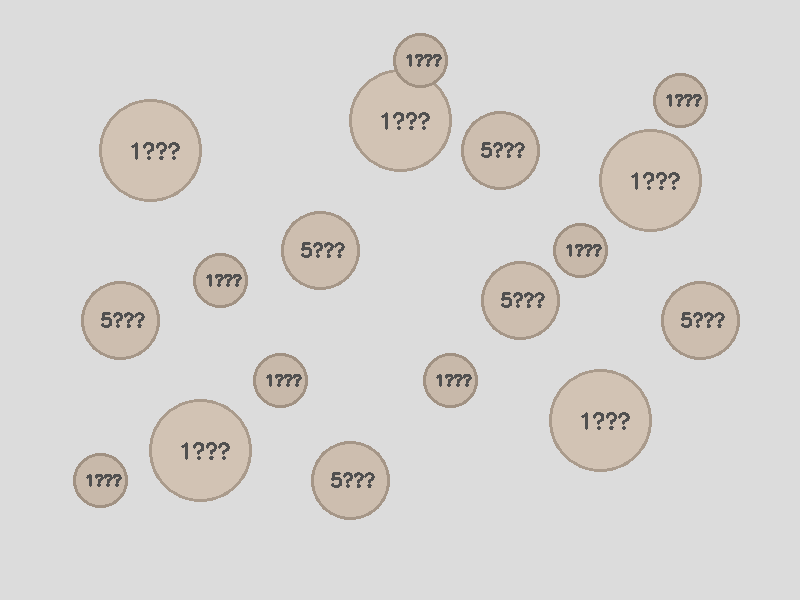
//> input picture images/q02_test.png, 800 x 600 px
$ ./main   (built with g++ and OpenCV 4)
//> lines starting //> are read from the running program, lines starting //| are printed output that depends on the picture; after the words box and inside, x2 and y2 are one past the last pixel; in counts of white or black regions, pixels touching at a corner belong together
// ============================================================
// 第二题：硬币检测与面值统计
//
// 思路：
//   1. 硬币是圆形的、比背景暗，直接用 HoughCircles 在灰度图上找圆。
//   2. 题目要求"自动判断尺寸分类，不能硬编码位置或数量"。所以半径
//      不用写死的阈值，而是把所有检出的半径丢进 k-means 聚成 3 类，
//      再按类中心的半径大小排序 —— 半径最大的是 1 元，中间是 5 角，
//      最小是 1 角。这样换一张图（硬币大小不同）也能自动适配。
//   3. 按 1 元=1.0、5 角=0.5、1 角=0.1 汇总总金额。
// ============================================================
#include <opencv2/opencv.hpp>
#include <iostream>
#include <vector>
#include <algorithm>

using namespace std;
using namespace cv;

int main(int argc, char** argv) {
    string inPath = (argc > 1) ? argv[1] : "images/q02_test.png";
    Mat img = imread(inPath);
//> img is the input picture: 600 rows x 800 cols, CV_8UC3; mean B, G, R 210.1, 212.6, 215.2
    if (img.empty()) {
        cerr << "无法读取图像: " << inPath << endl;
        return 1;
    }

    Mat gray0;
    cvtColor(img, gray0, COLOR_BGR2GRAY);
    Mat gray;
    // 轻度降噪，避免纹理干扰霍夫变换
    GaussianBlur(gray0, gray, Size(5, 5), 1.5);
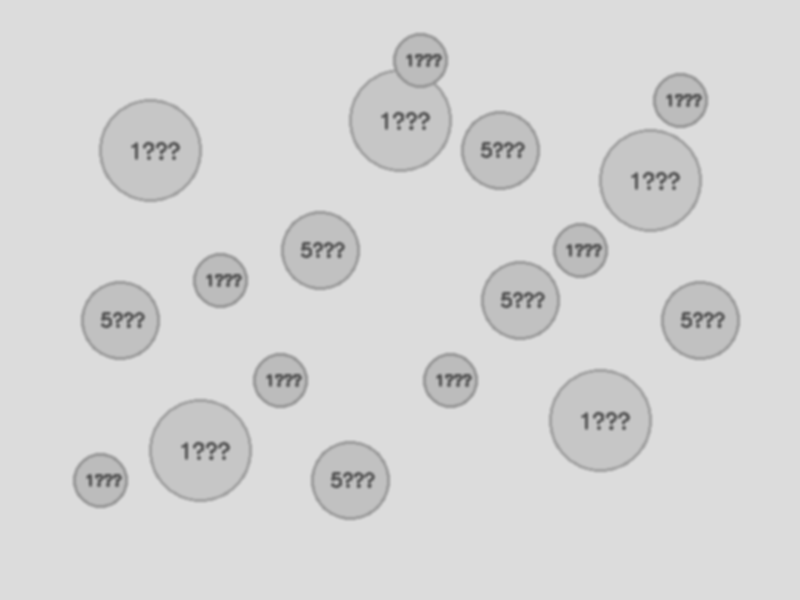
//> gray: 600 rows x 800 cols, CV_8UC1; min 89, max 220, mean 213.2

    // ---------- 1. 霍夫圆检测 ----------
    vector<Vec3f> circles;
    HoughCircles(gray, circles, HOUGH_GRADIENT,
                 1,          // dp：累加器分辨率与原图一致
                 25,         // minDist：两枚硬币圆心的最小距离
                 100,        // param1：Canny 高阈值
                 30,         // param2：累加器阈值，越小检出越多
                 15,         // minRadius
                 70);        // maxRadius
//> circles = 18 circles (x, y, radius), first 12: [150.5, 149.5, 51.6], [200.5, 449.5, 51.6], [600.5, 419.5, 51.6], [650.5, 179.5, 51.6], [400.5, 119.5, 48.1], [120.5, 320.5, 35.9], [320.5, 250.5, 35.9], [350.5, 480.5, 35.9], [500.5, 150.5, 35.9], [520.5, 300.5, 35.9], [700.5, 320.5, 35.9], [100.5, 480.5, 23.6]

    if (circles.empty()) {
        cerr << "没有检测到硬币" << endl;
        return 2;
    }

    // ---------- 1.5 半径精修 ----------
    // 霍夫给出的半径是累加器的峰值位置，普遍偏小 2~3 像素（实测 1元
    // 币给 48~52，真值 50）。硬币是一块比背景暗的实心圆，所以离边界
    // 最远的点的距离变换值就是半径：在圆心附近取距离变换的峰值，既
    // 能把半径订正准确，也顺手把圆心挪到正中间。
    // 背景亮度取四条边的中位数（四边一定是背景），比 Otsu 稳：这枚
    // 硬币币面上有一半像素是深色花纹，Otsu 会把阈值切到花纹与币面之间，
    // 硬币内部被打出一堆洞，距离变换就只剩 2 像素了。
    vector<uchar> borderPix;
    for (int x = 0; x < gray0.cols; ++x) {
        borderPix.push_back(gray0.at<uchar>(0, x));
        borderPix.push_back(gray0.at<uchar>(gray0.rows - 1, x));
    }
//> after the loop, borderPix = 1600 values from 220 to 220
    for (int y = 0; y < gray0.rows; ++y) {
        borderPix.push_back(gray0.at<uchar>(y, 0));
        borderPix.push_back(gray0.at<uchar>(y, gray0.cols - 1));
    }
//> after the loop, borderPix = 2800 values from 220 to 220
    nth_element(borderPix.begin(), borderPix.begin() + borderPix.size() / 2, borderPix.end());
    int bgLevel = (int)borderPix[borderPix.size() / 2];
//> bgLevel = 220
    int cut = bgLevel - 20;
//> cut = 200

    Mat fg;
    threshold(gray0, fg, cut, 255, THRESH_BINARY_INV);
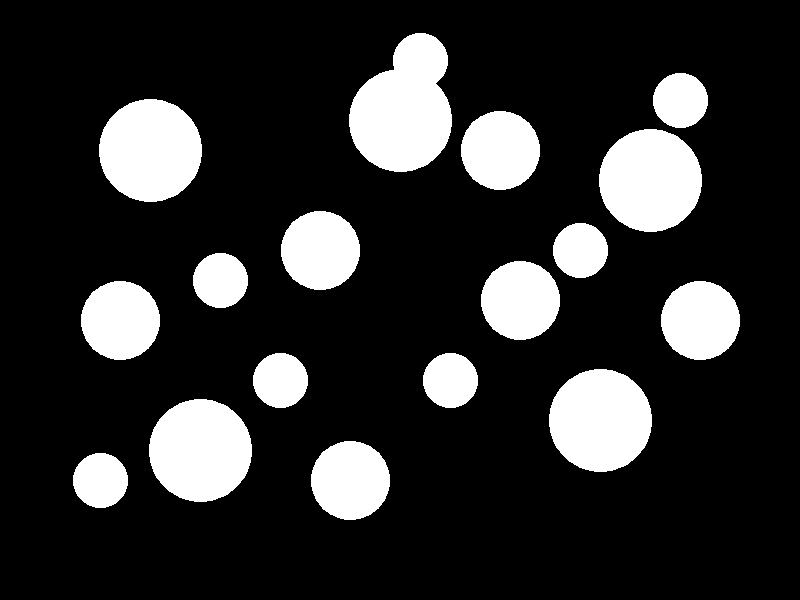
//> fg: 600 rows x 800 cols, CV_8UC1; 18.1% white; 17 white regions, largest, box (x1, y1, x2, y2) and area: (349, 33, 452, 172) 10217, (99, 99, 202, 202) 8319, (599, 129, 702, 232) 8319
    Mat dist;
    distanceTransform(fg, dist, DIST_L2, 5);
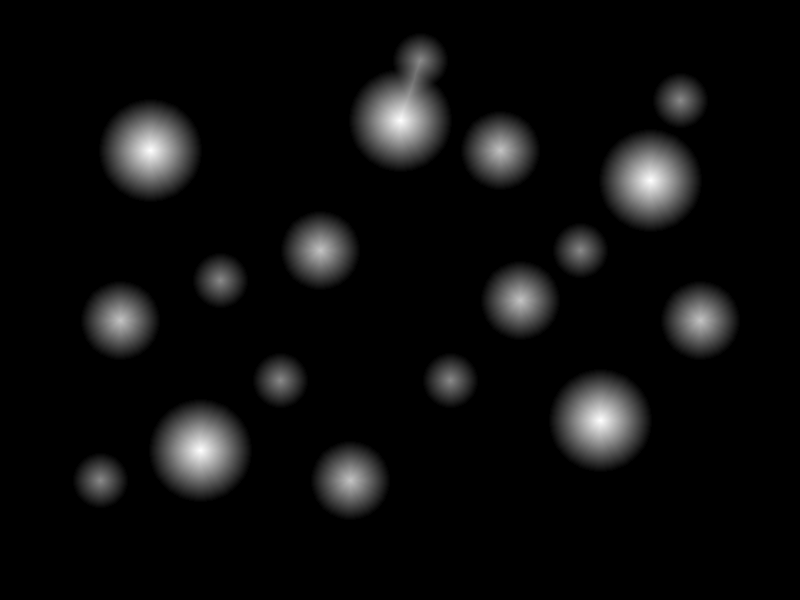
//> dist: 600 rows x 800 cols, CV_32FC1; min 0, max 50.53, mean 2.6; drawn with min black and max white

    for (size_t i = 0; i < circles.size(); ++i) {
        int cx = cvRound(circles[i][0]), cy = cvRound(circles[i][1]);
        int half = 4;
        int x0 = max(0, cx - half), y0 = max(0, cy - half);
        int x1 = min(dist.cols, cx + half + 1), y1 = min(dist.rows, cy + half + 1);
        Mat roi = dist(Rect(x0, y0, x1 - x0, y1 - y0));
        double dmn, dmx;
        Point loc;
        minMaxLoc(roi, &dmn, &dmx, NULL, &loc);
        if (dmx > 5) {
            circles[i][0] = (float)(x0 + loc.x);
            circles[i][1] = (float)(y0 + loc.y);
            circles[i][2] = (float)dmx;
        }
    }
//> this loop made 18 passes
//> (cx, cy, x0, y0, x1, y1) on passes 1 to 12: (150, 150, 146, 146, 155, 155), (200, 450, 196, 446, 205, 455), (600, 420, 596, 416, 605, 425), (650, 180, 646, 176, 655, 185), (400, 120, 396, 116, 405, 125), (120, 320, 116, 316, 125, 325), (320, 250, 316, 246, 325, 255), (350, 480, 346, 476, 355, 485), (500, 150, 496, 146, 505, 155), (520, 300, 516, 296, 525, 305), (700, 320, 696, 316, 705, 325), (100, 480, 96, 476, 105, 485)

    // ---------- 2. 用 k-means 把半径自动分成 3 档 ----------
    Mat samples((int)circles.size(), 1, CV_32F);
//> samples = 18 values from 0 to 0
    for (size_t i = 0; i < circles.size(); ++i)
        samples.at<float>((int)i, 0) = circles[i][2];
//> this loop made 18 passes

    Mat labels, centers;
    kmeans(samples, 3, labels,
           TermCriteria(TermCriteria::EPS + TermCriteria::COUNT, 100, 0.1),
           10, KMEANS_PP_CENTERS, centers);
//> labels = 18 values, max 2 at index 5, min 0 at index 11, mean 0.944; centers = [27.36, 50.53, 38.75]

    // 按类中心半径从小到大排序，建立 类编号 -> 面值 的映射
    vector<pair<float, int>> order;   // (中心半径, 原类号)
    for (int i = 0; i < 3; ++i)
        order.push_back({centers.at<float>(i, 0), i});
    sort(order.begin(), order.end());
//> order = 3 pairs: [27.36, 0], [38.75, 2], [50.53, 1]

    // 注意：putText 用的是 Hershey 字体，只有 ASCII 字形，中文传进去会
    // 原样画成一串问号。所以写进图里的标签一律用英文，控制台输出照旧
    // 用中文（终端能正常显示）。
    const char* names[3] = {"1 jiao", "5 jiao", "1 yuan"};
    const char* namesCN[3] = {"1角", "5角", "1元"};
    const double values[3] = {0.1, 0.5, 1.0};
    const Scalar colors[3] = {Scalar(255, 0, 0),     // 1角 - 蓝
                              Scalar(0, 200, 0),     // 5角 - 绿
                              Scalar(0, 0, 255)};    // 1元 - 红
    int classOf[3];
    for (int k = 0; k < 3; ++k) classOf[order[k].second] = k;  // 原类号 -> 档位

    int count[3] = {0, 0, 0};
    double total = 0.0;
    Mat out = img.clone();

    for (size_t i = 0; i < circles.size(); ++i) {
        Point center(cvRound(circles[i][0]), cvRound(circles[i][1]));
        int radius = cvRound(circles[i][2]);
        int k = classOf[labels.at<int>((int)i, 0)];

        ++count[k];
        total += values[k];

        circle(out, center, radius, colors[k], 2);
        circle(out, center, 2, colors[k], -1);
        putText(out, names[k], center + Point(-18, radius + 18),
                FONT_HERSHEY_SIMPLEX, 0.5, Scalar(0, 0, 0), 3, LINE_AA);
        putText(out, names[k], center + Point(-18, radius + 18),
                FONT_HERSHEY_SIMPLEX, 0.5, colors[k], 1, LINE_AA);
    }
//> this loop made 18 passes
//> (center, radius, k, count, total) on passes 1 to 12: (Point(150, 150), 51, 2, [0, 0, 1], 1), (Point(200, 450), 51, 2, [0, 0, 2], 2), (Point(600, 420), 51, 2, [0, 0, 3], 3), (Point(650, 180), 51, 2, [0, 0, 4], 4), (Point(400, 120), 51, 2, [0, 0, 5], 5), (Point(120, 320), 39, 1, [0, 1, 5], 5.5), (Point(320, 250), 39, 1, [0, 2, 5], 6), (Point(350, 480), 39, 1, [0, 3, 5], 6.5), (Point(500, 150), 39, 1, [0, 4, 5], 7), (Point(520, 300), 39, 1, [0, 5, 5], 7.5), (Point(700, 320), 39, 1, [0, 6, 5], 8), (Point(100, 480), 27, 0, [1, 6, 5], 8.1)
//> pass 1, `putText(out, names[k], center + Point(-18, radius + 18), FONT_HERSHEY_..`:
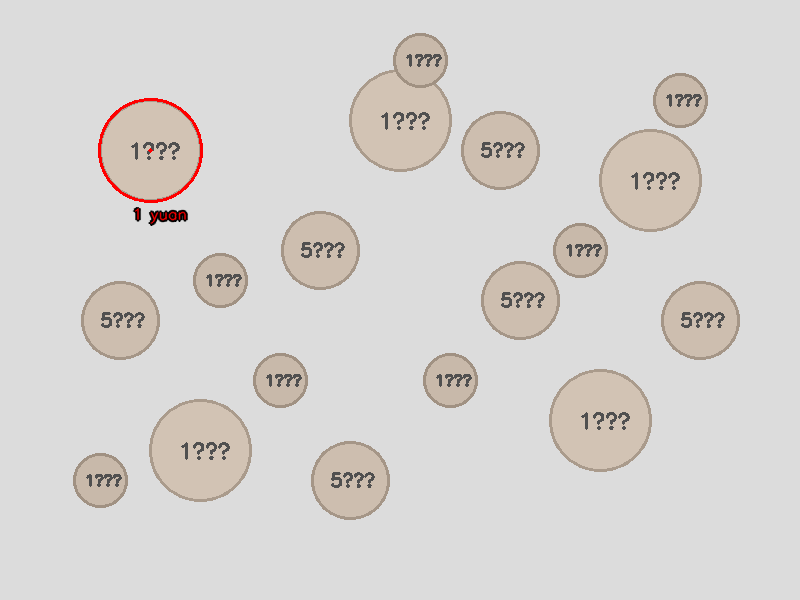
//> out: 600 rows x 800 cols, CV_8UC3; mean B, G, R 209.5, 212.1, 215.2
//> pass 2, `putText(out, names[k], center + Point(-18, radius + 18), FONT_HERSHEY_..`:
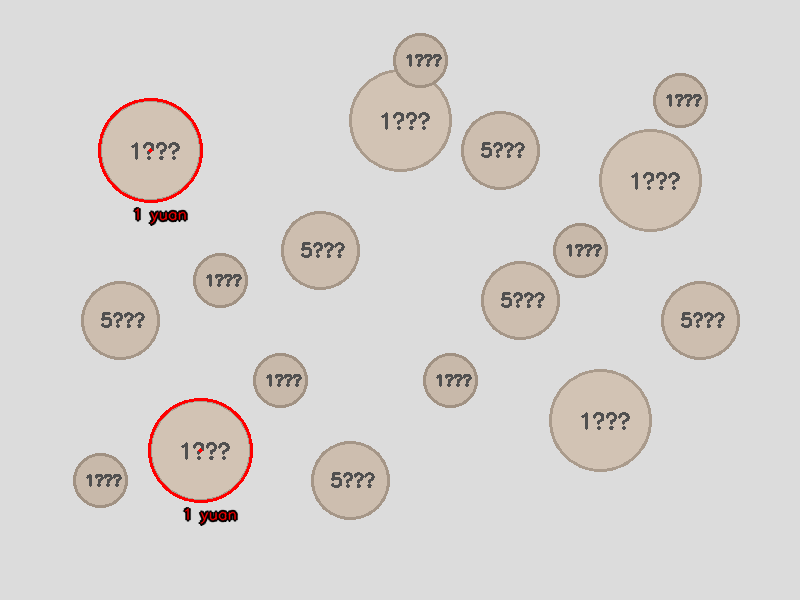
//> out: 600 rows x 800 cols, CV_8UC3; mean B, G, R 208.9, 211.5, 215.2
//> after the loop:
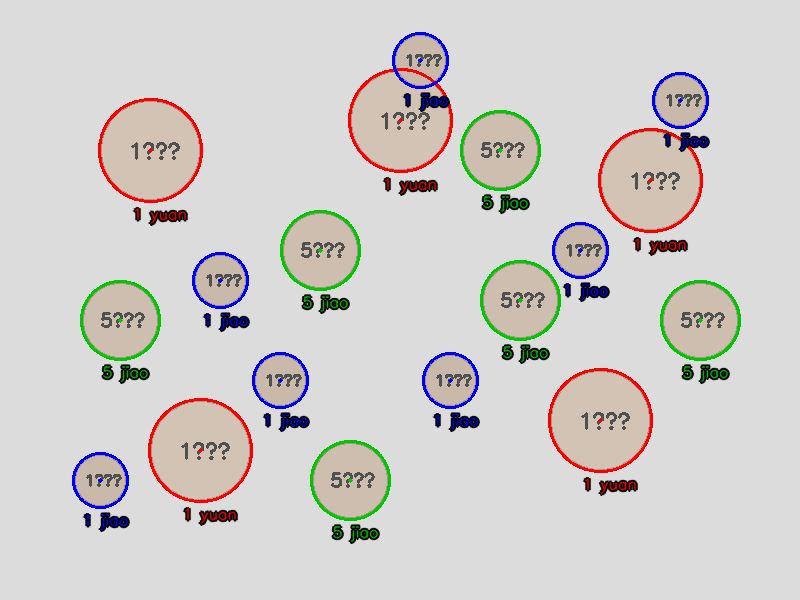
//> out: 600 rows x 800 cols, CV_8UC3; 4.29% of pixels changed, all inside (x1, y1, x2, y2) = (72, 32, 741, 545)
//> after the loop, total = 8.7

    // ---------- 3. 输出 ----------
    cout << "检出硬币总数: " << circles.size() << endl;
//| 检出硬币总数: 18
    for (int k = 2; k >= 0; --k)
        cout << namesCN[k] << ": " << count[k] << " 个（该档平均半径 "
             << (int)order[k].first << " px）" << endl;
//> this loop made 3 passes
//| 1元: 5 个（该档平均半径 50 px）
//| 5角: 6 个（该档平均半径 38 px）
//| 1角: 7 个（该档平均半径 27 px）
    cout << "总金额: " << fixed << setprecision(1) << total << " 元" << endl;
//| 总金额: 8.7 元

    // 图上的汇总行把"枚数"和"金额"分开写清楚：参考答案图上的
    // "Total:17" 是枚数（5+6+6），不是钱数，两个数字混在一行最容易看岔。
    char head[160];
    snprintf(head, sizeof(head), "count:%d (1y:%d 5j:%d 1j:%d)   money:%.1f yuan",
             (int)circles.size(), count[2], count[1], count[0], total);
    putText(out, head, Point(10, 28), FONT_HERSHEY_SIMPLEX, 0.6,
            Scalar(0, 0, 0), 3, LINE_AA);
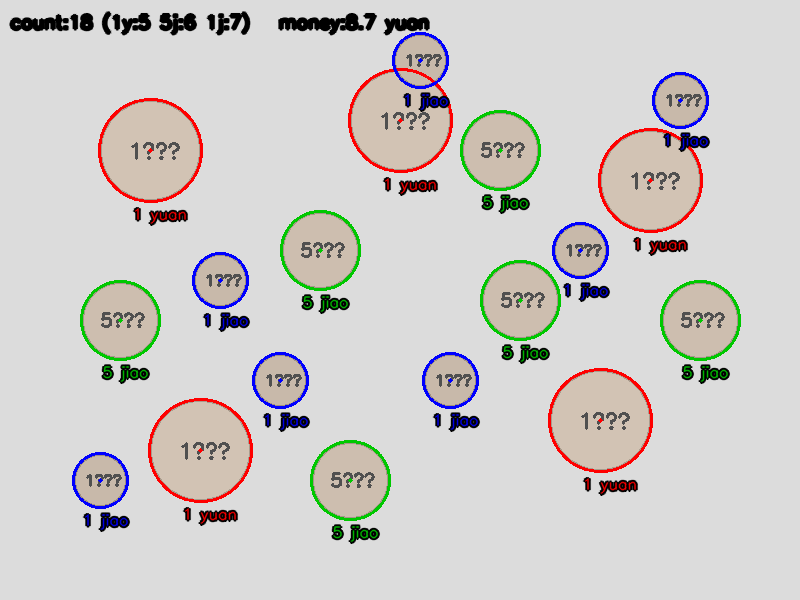
//> out: 600 rows x 800 cols, CV_8UC3; 1.13% of pixels changed, all inside (x1, y1, x2, y2) = (9, 11, 430, 36)
    putText(out, head, Point(10, 28), FONT_HERSHEY_SIMPLEX, 0.6,
            Scalar(0, 0, 0), 1, LINE_AA);
//> out: 600 rows x 800 cols, CV_8UC3; 13 pixels changed, all inside (x1, y1, x2, y2) = (20, 12, 386, 34)

    string outPath = (argc > 2) ? argv[2] : "q02_result.png";
    imwrite(outPath, out);
    cout << "结果图已保存: " << outPath << endl;
    return 0;
}

$ run again, with images/q01_test.png copied over images/q02_test.png
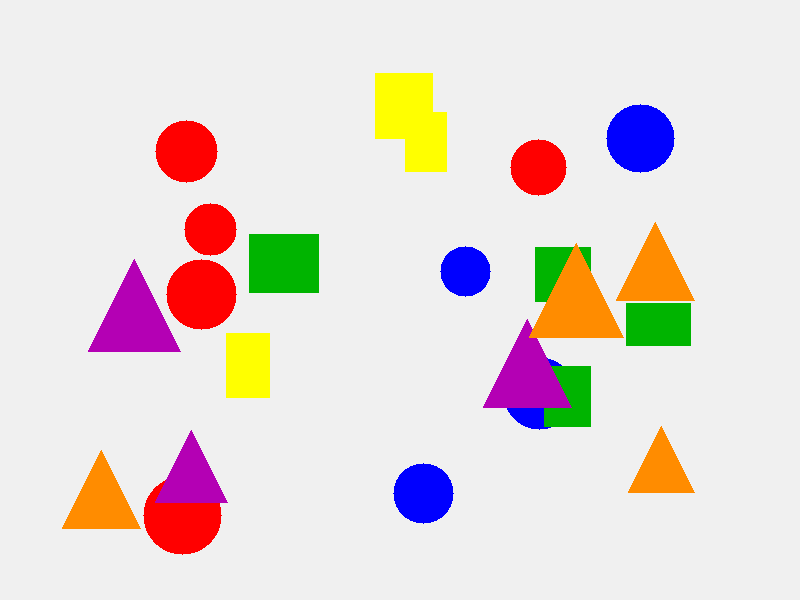
//> input picture images/q01_test.png, 800 x 600 px
//> img is the input picture: 600 rows x 800 cols, CV_8UC3; mean B, G, R 215.3, 218.7, 229.9
//> circles = 8 circles (x, y, radius): [640.5, 138.5, 33.8], [423.5, 493.5, 29.7], [185.5, 151.5, 30.5], [201.5, 294.5, 34.8], [181.5, 514.5, 39.5], [538.5, 167.5, 27.7], [465.5, 271.5, 24.6], [210.5, 229.5, 25.6]
//> after the loop `for (int x = 0; x < gray0.cols; ++x)`: borderPix = 1600 values from 240 to 240
//> after the loop `for (int y = 0; y < gray0.rows; ++y)`: borderPix = 2800 values from 240 to 240
//> bgLevel = 240
//> cut = 220
//> `threshold(gray0, fg, cut, 255, THRESH_BINARY_INV);`:
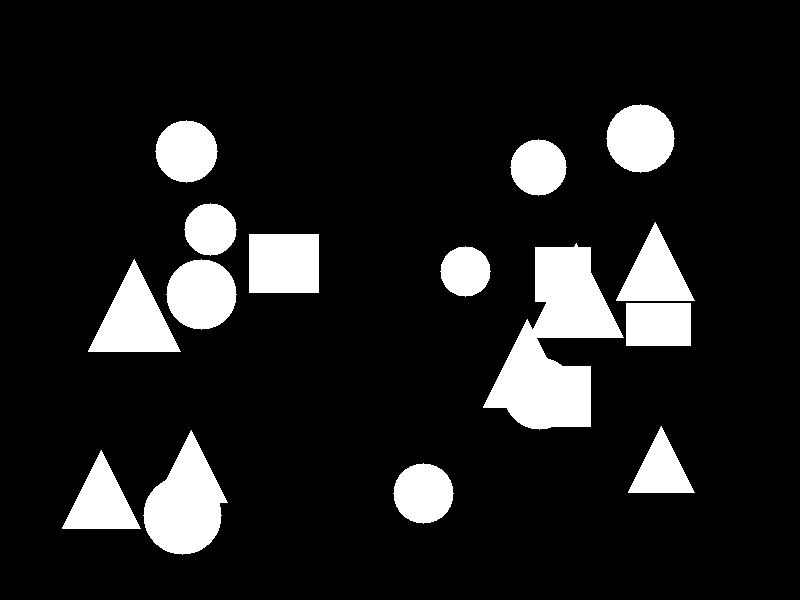
//> fg: 600 rows x 800 cols, CV_8UC1; 12.3% white; 15 white regions, largest, box (x1, y1, x2, y2) and area: (483, 243, 624, 430) 12876, (143, 430, 228, 555) 6213, (88, 259, 181, 352) 4371
//> the loop `for (size_t i = 0; i < circles.size(); ++i)` made 8 passes
//> (cx, cy, x0, y0, x1, y1) on passes 1 to 8: (640, 138, 636, 134, 645, 143), (424, 494, 420, 490, 429, 499), (186, 152, 182, 148, 191, 157), (202, 294, 198, 290, 207, 299), (182, 514, 178, 510, 187, 519), (538, 168, 534, 164, 543, 173), (466, 272, 462, 268, 471, 277), (210, 230, 206, 226, 215, 235)
//> samples = [0, 0, 0, 0, 0, 0, 0, 0]
//> the loop `for (size_t i = 0; i < circles.size(); ++i)` made 8 passes
//> labels = [1, 0, 0, 1, 1, 2, 2, 2]; centers = [30.26, 35.82, 26.17]
//> order = 3 pairs: [26.17, 2], [30.26, 0], [35.82, 1]
//> the loop `for (size_t i = 0; i < circles.size(); ++i)` made 8 passes
//> (center, radius, k, count, total) on passes 1 to 8: (Point(640, 138), 34, 2, [0, 0, 1], 1), (Point(423, 493), 30, 1, [0, 1, 1], 1.5), (Point(186, 151), 31, 1, [0, 2, 1], 2), (Point(201, 294), 35, 2, [0, 2, 2], 3), (Point(182, 515), 39, 2, [0, 2, 3], 4), (Point(538, 167), 28, 0, [1, 2, 3], 4.1), (Point(465, 271), 25, 0, [2, 2, 3], 4.2), (Point(210, 229), 26, 0, [3, 2, 3], 4.3)
//> after the loop `for (size_t i = 0; i < circles.size(); ++i)`: total = 4.3
//| 检出硬币总数: 8
//> the loop `for (int k = 2; k >= 0; --k)` made 3 passes
//| 1元: 3 个（该档平均半径 35 px）
//| 5角: 2 个（该档平均半径 30 px）
//| 1角: 3 个（该档平均半径 26 px）
//| 总金额: 4.3 元
//> `putText(out, head, Point(10, 28), FONT_HERSHEY_SIMPLEX, 0.6, Scalar(0,..`:
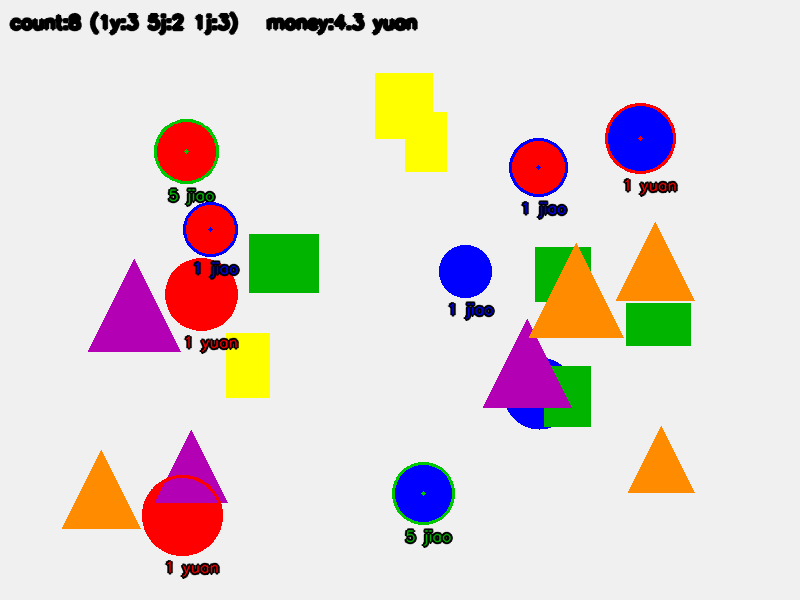
//> out: 600 rows x 800 cols, CV_8UC3; mean B, G, R 210.8, 214.2, 225.2
